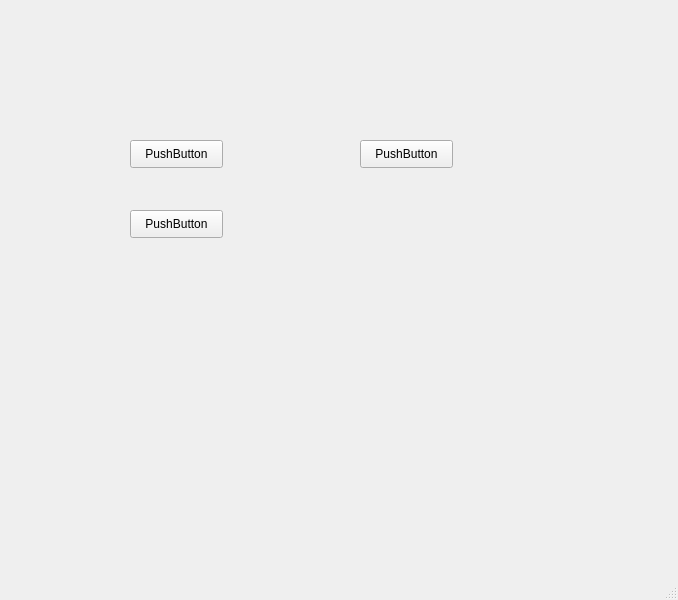
<?xml version="1.0" encoding="UTF-8"?>
<ui version="4.0">
 <class>MainWindow</class>
 <widget class="QMainWindow" name="MainWindow">
  <property name="geometry">
   <rect>
    <x>0</x>
    <y>0</y>
    <width>678</width>
    <height>600</height>
   </rect>
  </property>
  <property name="windowTitle">
   <string>MainWindow</string>
  </property>
  <widget class="QWidget" name="centralwidget">
   <widget class="QPushButton" name="pushButton">
    <property name="geometry">
     <rect>
      <x>130</x>
      <y>140</y>
      <width>93</width>
      <height>28</height>
     </rect>
    </property>
    <property name="text">
     <string>PushButton</string>
    </property>
   </widget>
   <widget class="QPushButton" name="pushButton_2">
    <property name="geometry">
     <rect>
      <x>360</x>
      <y>140</y>
      <width>93</width>
      <height>28</height>
     </rect>
    </property>
    <property name="text">
     <string>PushButton</string>
    </property>
   </widget>
   <widget class="QPushButton" name="pushButton_3">
    <property name="geometry">
     <rect>
      <x>130</x>
      <y>210</y>
      <width>93</width>
      <height>28</height>
     </rect>
    </property>
    <property name="text">
     <string>PushButton</string>
    </property>
   </widget>
  </widget>
  <widget class="QStatusBar" name="statusbar"/>
  <widget class="QMenuBar" name="menubar">
   <property name="geometry">
    <rect>
     <x>0</x>
     <y>0</y>
     <width>678</width>
     <height>26</height>
    </rect>
   </property>
  </widget>
 </widget>
 <resources/>
 <connections/>
</ui>
